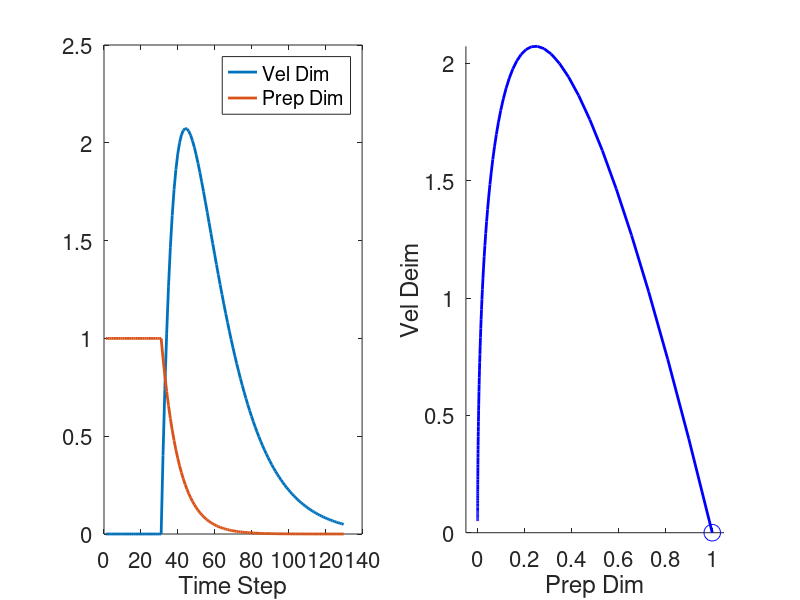

This figure's MATLAB source: (Note: this script raises an error after producing the figure.)
%%
%1D example
A = [0.95, 0.4;
0, 0.9];

x0 = [0; 1];

nSteps = 100;
xTraj = zeros(nSteps, 2);

xTraj(1,:) = x0;
for t=2:nSteps
    xTraj(t,:) = A*xTraj(t-1,:)';
end

figure;
subplot(1,2,1);
plot([repmat(xTraj(1,:),30,1); xTraj],'LineWidth',2);
xlabel('Time Step');
set(gca,'FontSize',16);
legend({'Vel Dim','Prep Dim'});

subplot(1,2,2);
hold on;
plot(xTraj(:,2), xTraj(:,1), 'b', 'LineWidth', 2);
plot(xTraj(1,2), xTraj(1,1), 'bo', 'MarkerSize', 12);
axis equal;
xlabel('Prep Dim');
ylabel('Vel Deim');
set(gca,'FontSize',16);

%%
%2D example
tau_vel = 0.95;
tau_prep = 0.9;
tau_transfer = 0.4;
prepMag = 1;

A = [tau_vel tau_transfer 0 0;
0 tau_prep 0 0;
0 0 tau_vel tau_transfer;
0 0 0 tau_prep];

theta = linspace(0,2*pi,17);
theta = theta(1:(end-1));
dir = [cos(theta)', sin(theta)'];

nSteps = 100;
nCon = size(dir,1);
datCube = zeros(nCon, nSteps, 4);
for dirIdx=1:nCon
    xTraj = zeros(nSteps, 4);

    x0 = [0; dir(dirIdx,1); 0; dir(dirIdx,2)]*prepMag;
    xTraj(1,:) = x0;
    for t=2:nSteps
        xTraj(t,:) = A*xTraj(t-1,:)';
    end

    datCube(dirIdx,:,:) = xTraj;
end

%%
%apply jPCA
neural_E = randn(4,50);
for rowIdx=1:size(neural_E,1)
    neural_E(rowIdx,:) = neural_E(rowIdx,:)/norm(neural_E(rowIdx,:));
end

timeAxis = (0:(nSteps-1))*0.01;

Data = struct();
timeMS = round(timeAxis*1000);
for n=1:nCon
    Data(n).A = squeeze(datCube(n,:,:))*neural_E;
    Data(n).A = Data(n).A + randn(size(Data(n).A))*0.001;
    Data(n).times = timeMS;
end

jPCA_params.normalize = true;
jPCA_params.softenNorm = 0;
jPCA_params.suppressBWrosettes = true;  % these are useful sanity plots, but lets ignore them for now
jPCA_params.suppressHistograms = true;  % these are useful sanity plots, but lets ignore them for now
jPCA_params.meanSubtract = true;
jPCA_params.numPCs = 6;  % default anyway, but best to be specific

windowIdx = [0, 200];
jPCATimes = windowIdx(1):10:windowIdx(2);
for x = 1:length(jPCATimes)
    [~,minIdx] = min(abs(jPCATimes(x) - Data(1).times));
    jPCATimes(x) = Data(1).times(minIdx);
end

[Projections, jPCA_Summary] = jPCA(Data, jPCATimes, jPCA_params);
phaseSpace(Projections, jPCA_Summary);  % makes the plot

%%
%second order
A = [0.95, 0.4, 0, 0.4;
    0, 0.9, 0, 0;
    0, 0, 1, 0.1;
    0, 0, -0.1, 0.99];

x0 = [0; 0; 1; 0];

nSteps = 100;
xTraj = zeros(nSteps, 4);

xTraj(1,:) = x0;
for t=2:nSteps
    xTraj(t,:) = A*xTraj(t-1,:)';
end

figure;
subplot(1,2,1);
plot([repmat(xTraj(1,:),30,1); xTraj],'LineWidth',2);
xlabel('Time Step');
set(gca,'FontSize',16);
legend({'Vel Dim','Prep Dim'});

subplot(1,2,2);
hold on;
plot(xTraj(:,2), xTraj(:,1), 'b', 'LineWidth', 2);
plot(xTraj(1,2), xTraj(1,1), 'bo', 'MarkerSize', 12);
axis equal;
xlabel('Prep Dim');
ylabel('Vel Deim');
set(gca,'FontSize',16);

%%
outDir = '/Users/frankwillett/Data/Derived/DynIllustration/';
mkdir(outDir);

%second order
A_rot = [1, -0.1;
    0.1, 0.99];
A_steady = [1, 0;
    0, 1];
A_decay = [0.8, 0;
    0, 0.8];

x0 = [1; 0];


nSteps = 100;
xTraj = zeros(nSteps, 2);

gate = ones(nSteps,1);
gate(1:25) = 0;
gate(88:end) = 0;

xTraj(1,:) = x0;
for t=2:nSteps
    if t<=25
        A = A_steady;
    elseif t>=88
        A = A_decay;
    else
        A = A_rot;
    end
    xTraj(t,:) = A*xTraj(t-1,:)';
end

figure('Position',[680   678   312   420]);
subplot(2,1,1);
hold on;
plot(xTraj,'LineWidth',2);
set(gca,'FontSize',16,'LineWidth',2);
legend({'Null','Potent'},'Box','off');
xlabel('Time Step');

subplot(2,1,2);
hold on;
plot(gate,'LineWidth',2);
legend({'CIS'},'Box','Off');
xlabel('Time Step');
set(gca,'FontSize',16,'LineWidth',2);

saveas(gcf,[outDir 'TimeSeries.png'],'png');

figure('Position',[680   869   339   229]);
hold on;
plot(xTraj(:,1), xTraj(:,2),'LineWidth',2);
plot(xTraj(1,1),xTraj(1,2),'bo');
xlabel('Null');
ylabel('Potent');
axis equal;
set(gca,'FontSize',16,'LineWidth',2);

saveas(gcf,[outDir 'stateSpace.png'],'png');

%%
tempBezier = load('/Users/frankwillett/Data/Derived/Handwriting/BezierTemplates/templates.mat');
timeAxis = (1:length(tempBezier.templates{6}))*0.01;

figure('Position',[680   879   329   219]);
plot(timeAxis,tempBezier.templates{6},'LineWidth',2);
set(gca,'FontSize',16,'LineWidth',2);
xlabel('Time (s)');
ylabel('Velocity');
legend({'X','Y'});
axis tight;
saveas(gcf,[outDir 'velTimeSeries.png'],'png');

pos = cumsum(tempBezier.templates{6});
figure('Position',[680   879   329   219]);
hold on;
plot(pos(:,1),pos(:,2),'LineWidth',2);
axis equal;
axis off;
saveas(gcf,[outDir 'posTraj.png'],'png');